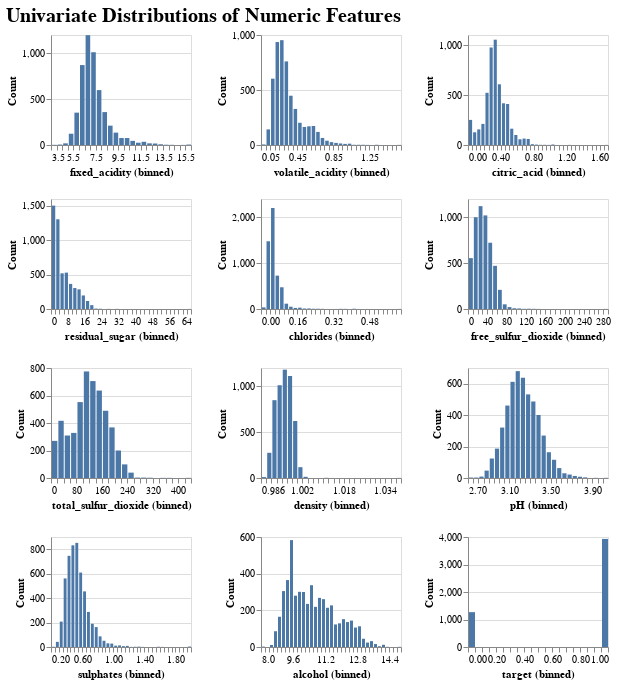

Notebook code for this chart:
### Markdown cell above
### 2. Overall Univariate Distributions
Overall histogram patterns:
 - Many features (e.g. **residual sugar**, **chlorides**, **sulphates**) show right-skewness, which means most wines fall in lower ranges with a few extreme values, whereas **alchohol** is slightly right-skewed.
 - The distribution of **dnesity** and **pH** are similar to Normal distribution.

### Code cell
import altair as alt
alt.data_transformers.enable("vegafusion")

numeric_cols = train_df.select_dtypes('number').columns.tolist()

plots = []
for col in numeric_cols:
    plot = alt.Chart(train_df).mark_bar().encode(
        alt.X(
            col, type="quantitative",
            bin=alt.Bin(maxbins=40),
            title=f"{col} (binned)"
        ),
        alt.Y("count()",title="Count").stack(False),
    ).properties(
        width=140,
        height=110
    )
    plots.append(plot)

hist_plot = alt.concat(*plots, columns=3).properties(
    title="Univariate Distributions of Numeric Features"
).configure_title(fontSize=20)
hist_plot
